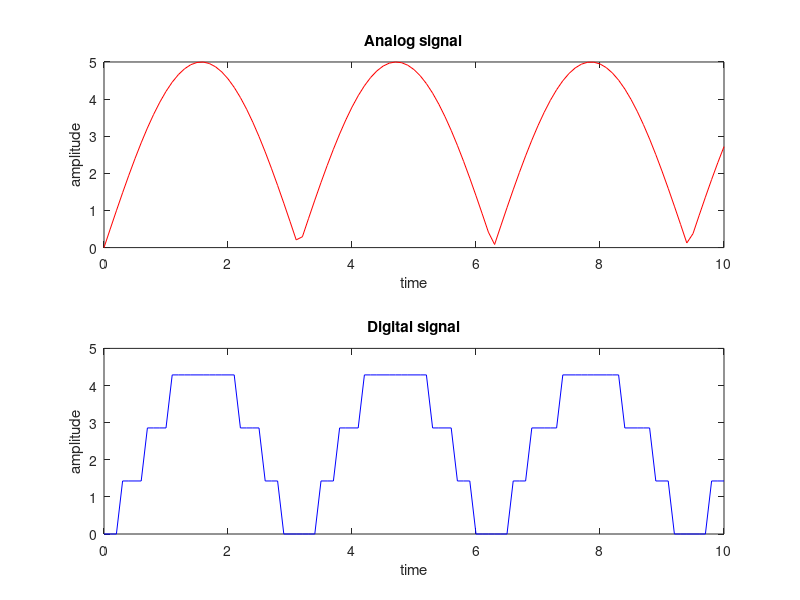

MATLAB code to generate this figure:
clc;
close all;
clear all;

f=10;
n=3;
q=f/(2^n-1);
t = 0:0.1:10;
y=abs(5*sin(t));
x0 = fix(y/q);
y0=dec2bin(x0,n);
y1 = x0*q;
subplot(2,1,1);
plot(t,y,'r')
xlabel('time')
ylabel('amplitude')
title('Analog signal')
subplot(2,1,2);
plot(t,y1,'b')
xlabel('time')
ylabel('amplitude')
title('Digital signal')
